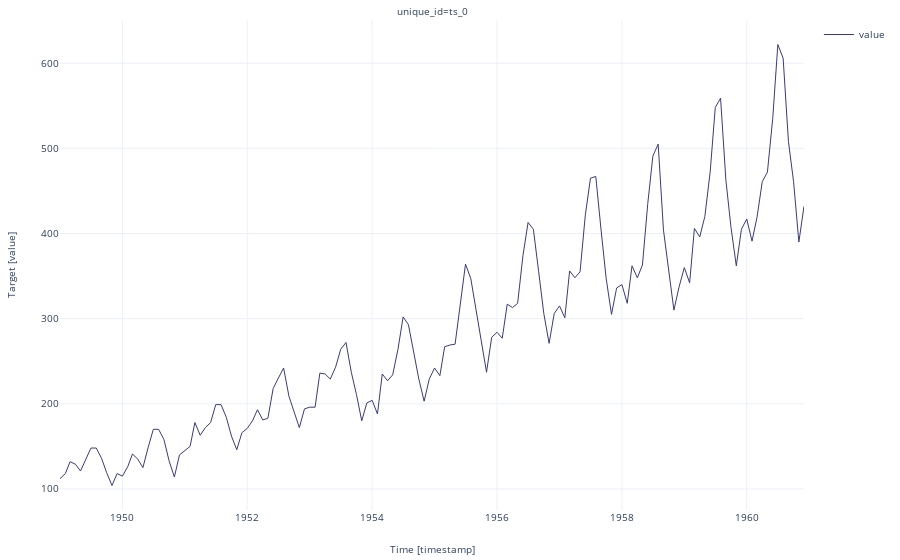

Notebook code for this chart:
### Code cell
timegpt.plot(df, time_col='timestamp', target_col='value', engine='plotly')

### Figure 1 — Plotly figure (JSON) as saved in the notebook; plotly's stock layout.template omitted (floating-point values rounded to 4 significant figures; data arrays with more than 128 entries replaced by an {"elided": "..."} marker saying what was removed)
{"data": [{"legendgroup": "value", "line": {"color": "#393b79", "width": 1}, "mode": "lines", "name": "value", "showlegend": true, "type": "scatter", "x": {"elided": "144 str values"}, "xaxis": "x", "y": {"elided": "144 int values"}, "yaxis": "y"}], "layout": {"annotations": [{"font": {"size": 10}, "showarrow": false, "text": "unique_id=ts_0", "x": 0.5, "xanchor": "center", "xref": "paper", "y": 1, "yanchor": "bottom", "yref": "paper"}, {"font": {"size": 10}, "showarrow": false, "text": "Time [timestamp]", "x": 0.5, "xanchor": "center", "xref": "paper", "y": 0, "yanchor": "top", "yref": "paper", "yshift": -30}, {"font": {"size": 10}, "showarrow": false, "text": "Target [value]", "textangle": -90, "x": 0, "xanchor": "right", "xref": "paper", "xshift": -40, "y": 0.5, "yanchor": "middle", "yref": "paper"}], "autosize": true, "font": {"size": 10}, "margin": {"b": 50, "l": 60, "r": 10, "t": 20}, "xaxis": {"anchor": "y", "autorange": true, "domain": [0, 1], "range": ["1949-01-01", "1960-12-01"], "showticklabels": true, "type": "date", "visible": true}, "yaxis": {"anchor": "x", "autorange": true, "domain": [0, 1], "range": [75.22, 650.8], "type": "linear"}}}
